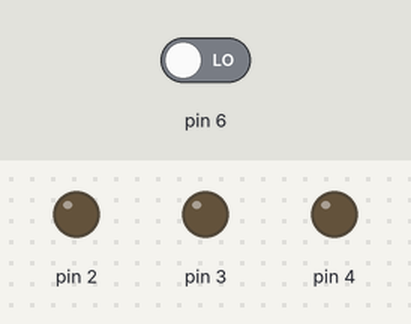
The sketch below on a simulated Arduino Uno, built with avr-gcc and run on an emulated ATmega328P. Shown: output pins drawn as LEDs (lit = HIGH). Inputs (shaded band) come from the test bench; at power-on: pin 6 LOW.

Above: at 1.2 s.
1.3 s: pin 6 driven HIGH
At 2.0 s:
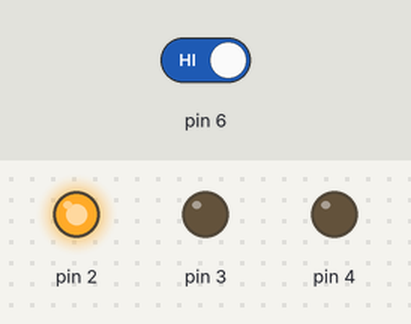
At 4.1 s:
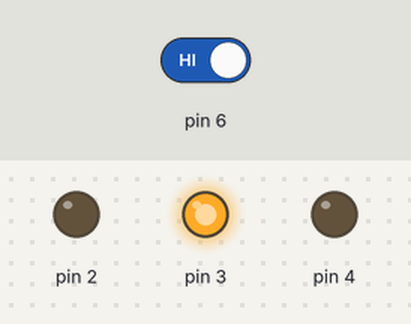
4.3 s: pin 6 driven LOW
At 5.5 s:
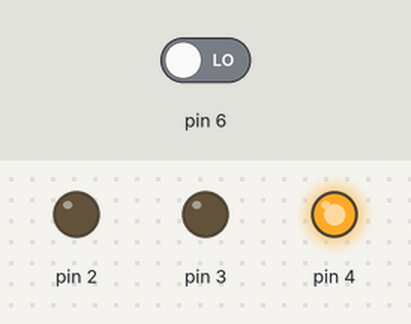
Timing chart, 0 to 7.8 s (numbered marks = the images above; inputs shaded):
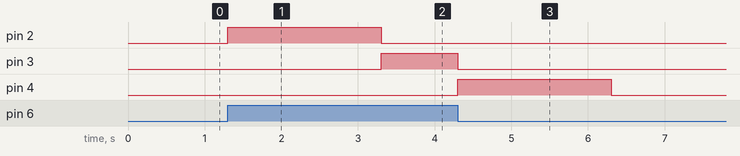

Measured:
- after the input at 1.3 s, pin 2: LOW → HIGH at once, → LOW 2.0 s later; pin 3: LOW → HIGH after 2.0 s
- after the input at 4.3 s, pin 2: stays LOW (without the input it goes to HIGH after 2.0 s); pin 3: goes on until 4.3 s, then stays LOW; pin 4: goes on until 6.3 s, then stays LOW

The sketch:

traffic_light_with_pushbutton_code.ino
```cpp
// C++ code
//
int red_led = 2; // Red led at pin 2
int yellow_led = 3; // Yellow at pin 3
int green_led = 4; // Green at pin 4
int input = 6; // Pushbutton input at pin 6
void setup()
{
  pinMode(2, OUTPUT);
  pinMode (3 , OUTPUT);
  pinMode (4 , OUTPUT);
  pinMode (6 , INPUT);
}

void loop()
{
  // when we'll push button first red led will turn on
  if (digitalRead (6)  == HIGH) {
  	digitalWrite(2 , HIGH);
  	delay (2000);
  // Then after delay yellow will turn on
  	digitalWrite(2 , LOW);
  	digitalWrite(3 , HIGH);
  	delay (1000);
  // Finally green led will turn on after delay
  	digitalWrite(3 , LOW);
  	digitalWrite(4 , HIGH);
  	delay (2000);
    digitalWrite (4 , LOW);
    }

}
```
